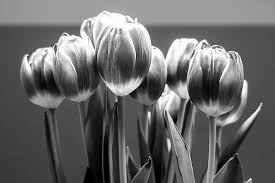
#> input picture Digtal-Image-Processing/tulips.jfif, 275 x 183 px
$ python 'Morphological Transformations of Grayscale Images.py'
#> lines starting #> are read from the running program, lines starting #| are printed output that depends on the picture
'''
Digital Image Processing
16 April 2020
by Sampada Petkar

Morphological Transformtion on Greyscale Images
Erosion, Dilation, Opening, Closing
'''

import cv2
import numpy as np


image = cv2.imread('tulips.jfif', 0)
#> image is the input picture: shape (183, 275); min 0, max 255, mean 103.9
cv2.imshow('original',image)
ht,wd =image.shape
#> ht = 183; wd = 275

mask = [[0, 0, 0], [0, 0, 0], [0, 0, 0]]

newimg_e = np.zeros([ht,wd],dtype=np.uint8)

def gray_erosion(image_in):
    #flag=0;
    image=image_in.copy()
    for i in range (1, ht -1):
        for j in range (1, wd - 1):
            flag = [mask[0][0] + image[i-1][j-1],mask[0][1]+image[i-1][j],mask[0][2]+image[i-1][j+1],
                    mask[1][0] + image[i][j-1],mask[1][1] + image[i][j],mask[1][0] + image[i][j+1],
                    mask[2][0] + image[i+1][j-1],mask[2][1] + image[i+1][j],mask[2][0] + image[i+1][j+1]]


            newimg_e[i][j] = min(flag)
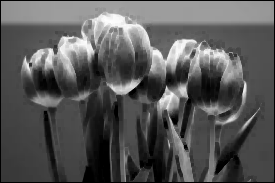
#> newimg_e: shape (183, 275); min 0, max 254, mean 87.7


def gray_dilation(image_in):
    #flag=0;
    image=image_in.copy()
    for i in range (1, ht -1):
        for j in range (1, wd - 1):
            flag = [mask[0][0] + image[i-1][j-1],mask[0][1]+image[i-1][j],mask[0][2]+image[i-1][j+1],
                    mask[1][0] + image[i][j-1],mask[1][1] + image[i][j],mask[1][0] + image[i][j+1],
                    mask[2][0] + image[i+1][j-1],mask[2][1] + image[i+1][j],mask[2][0] + image[i+1][j+1]]


            newimg_e[i][j] = max(flag)
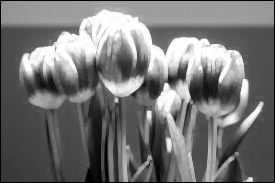
#> newimg_e: shape (183, 275); min 0, max 255, mean 116.8


gray_erosion(image)
cv2.imshow('Erosion',newimg_e)


gray_dilation(image)
cv2.imshow('Dilation',newimg_e)


gray_erosion(image)
gray_dilation(newimg_e)
#> after the loop in gray_dilation (call 2), `for i in range (1, ht -1):`:
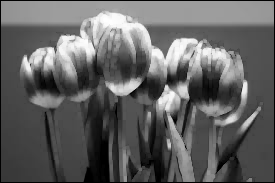
#> newimg_e: shape (183, 275); min 0, max 254, mean 98
cv2.imshow('Opening',newimg_e)

gray_dilation(newimg_e)
#> after the loop in gray_dilation (call 3), `for i in range (1, ht -1):`:
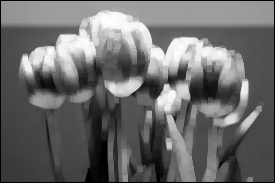
#> newimg_e: shape (183, 275); min 0, max 254, mean 107.3
gray_erosion(image)
cv2.imshow('Closing',newimg_e)

#all rights are reserved to author.

$ run again, with Digtal-Image-Processing/dog.jfif copied over Digtal-Image-Processing/tulips.jfif
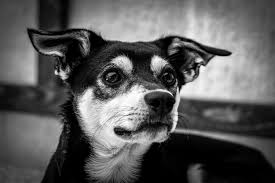
#> input picture Digtal-Image-Processing/dog.jfif, 275 x 183 px
#> image is the input picture: shape (183, 275); min 0, max 255, mean 90.4
#> after the loop in gray_dilation (call 2), `for i in range (1, ht -1):`:
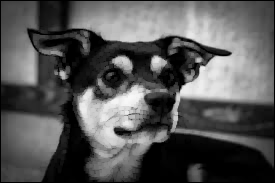
#> newimg_e: shape (183, 275); min 0, max 248, mean 86.1
#> after the loop in gray_dilation (call 3), `for i in range (1, ht -1):`:
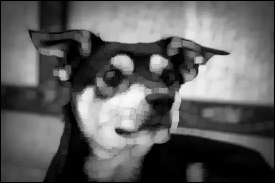
#> newimg_e: shape (183, 275); min 0, max 248, mean 95.8

$ run again, with Digtal-Image-Processing/flower.jfif copied over Digtal-Image-Processing/tulips.jfif
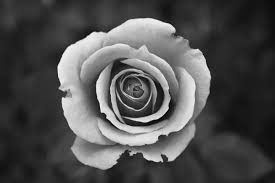
#> input picture Digtal-Image-Processing/flower.jfif, 275 x 183 px
#> image is the input picture: shape (183, 275); min 0, max 252, mean 79.6
#> after the loop in gray_dilation (call 2), `for i in range (1, ht -1):`:
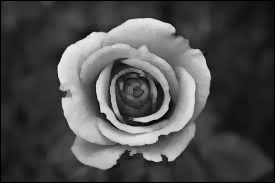
#> newimg_e: shape (183, 275); min 0, max 232, mean 77
#> after the loop in gray_dilation (call 3), `for i in range (1, ht -1):`:
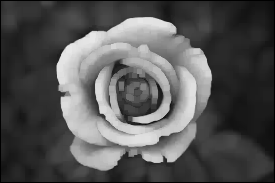
#> newimg_e: shape (183, 275); min 0, max 232, mean 85
